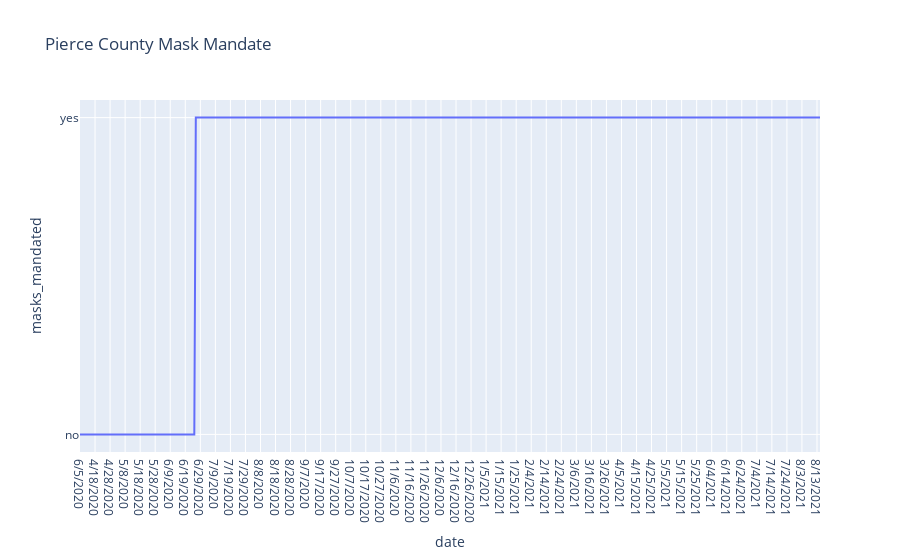

The code cell stored with this chart in its notebook:
### Code cell
# Now let's try to udnerstand the mask policy
print(p_policy["Face_Masks_Required_in_Public"].unique())
px.line(p_policy, x="date", y="masks_mandated", title="Pierce County Mask Mandate").show()

### Figure 1 — Plotly figure (JSON) as saved in the notebook; plotly's stock layout.template omitted (floating-point values rounded to 4 significant figures; data arrays with more than 128 entries replaced by an {"elided": "..."} marker saying what was removed)
{"data": [{"hovertemplate": "date=%{x}<br>masks_mandated=%{y}<extra></extra>", "legendgroup": "", "line": {"color": "#636efa", "dash": "solid"}, "marker": {"symbol": "circle"}, "mode": "lines", "name": "", "orientation": "v", "showlegend": false, "type": "scatter", "x": {"elided": "493 str values"}, "xaxis": "x", "y": {"elided": "493 str values"}, "yaxis": "y"}], "layout": {"legend": {"tracegroupgap": 0}, "title": {"text": "Pierce County Mask Mandate"}, "xaxis": {"anchor": "y", "domain": [0, 1], "title": {"text": "date"}}, "yaxis": {"anchor": "x", "domain": [0, 1], "title": {"text": "masks_mandated"}}}}
